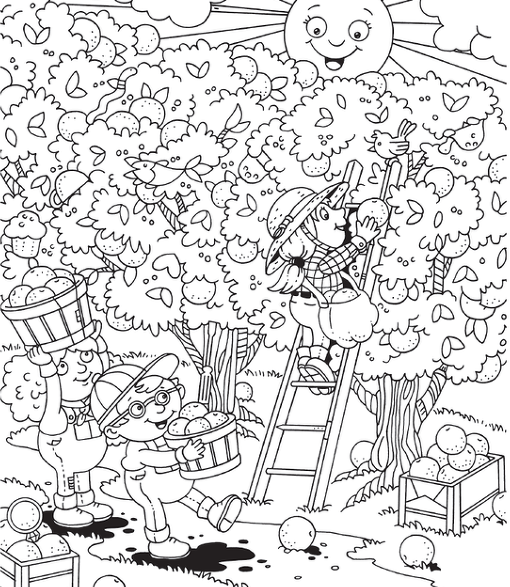
#> input picture template_matching_complete/test_0.png, 510 x 587 px
$ python HW_04_01_template_matching_translation.py
#> lines starting #> are read from the running program, lines starting #| are printed output that depends on the picture
import os
import cv2
import numpy as np
from matplotlib import pyplot as plt

# Set the working directory to be the current one
os.chdir(os.path.dirname(os.path.abspath(__file__)))

# Load a reference image as grayscale
img_reference = cv2.imread('test_0.png', 0)
#> img_reference: shape (587, 510); min 0, max 255, mean 218.9

# Load a template image as grayscale
img_template = cv2.imread('fish.png', 0)
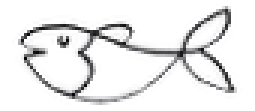
#> input picture template_matching_complete/fish.png, 85 x 37 px (shown 3 times larger)
#> img_template: shape (37, 85); min 0, max 255, mean 233.7
w, h = img_template.shape[::-1]
#> w = 85; h = 37

# All the 6 methods for comparison in a list
methods = ['cv2.TM_SQDIFF', 'cv2.TM_SQDIFF_NORMED', 'cv2.TM_CCORR',  'cv2.TM_CCORR_NORMED', 'cv2.TM_CCOEFF', 'cv2.TM_CCOEFF_NORMED']

for idx, meth in enumerate(methods, start=1):
    # Apply template matching
    method = eval(meth)
    img_matching_scores = cv2.matchTemplate(img_reference, img_template, method)
    min_val, max_val, min_loc, max_loc = cv2.minMaxLoc(img_matching_scores)

    # If the method is TM_SQDIFF or TM_SQDIFF_NORMED, take minimum
    if method in [cv2.TM_SQDIFF, cv2.TM_SQDIFF_NORMED]:
        top_left = min_loc
    else:
        top_left = max_loc
    bottom_right = (top_left[0] + w, top_left[1] + h)

    # Draw a bounding box
    img_found = cv2.cvtColor(img_reference, cv2.COLOR_GRAY2BGR)
    cv2.rectangle(img_found, top_left, bottom_right, [0, 0, 255], 2)

    plt.subplot(2, len(methods), idx),  plt.imshow(img_matching_scores, cmap = 'gray')
    plt.title(meth), plt.xticks([]), plt.yticks([])
    plt.subplot(2, len(methods), len(methods)+idx),  plt.imshow(cv2.cvtColor(img_found, cv2.COLOR_BGR2RGB))
    plt.title('Detected Point'), plt.xticks([]), plt.yticks([])
#> this loop made 6 passes
#> (min_val, max_val, min_loc, top_left, bottom_right) on passes 3 to 6: (93803832, 181606512, (164, 535), (425, 0), (510, 37)), (0.755, 0.967, (163, 535), (324, 548), (409, 585)), (-2398132.8, 7398197.5, (50, 529), (124, 152), (209, 189)), (-0.168, 0.618, (49, 529), (124, 152), (209, 189))
#> (min_val, max_val, max_loc, top_left, bottom_right) on passes 1 to 2: (12384416, 78192936, (163, 535), (124, 152), (209, 189)), (0.0674, 0.629, (163, 535), (324, 548), (409, 585))
#> pass 1, `img_matching_scores = cv2.matchTemplate(img_reference, img_template, m..`:
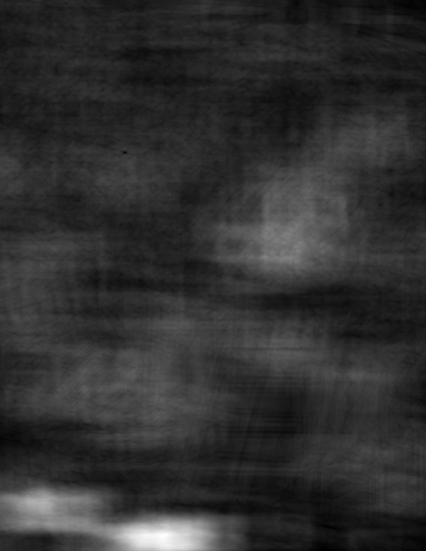
#> img_matching_scores: shape (551, 426) float32; min 12384416, max 78192936, mean 24855888; drawn with min black and max white
#> pass 2, `img_matching_scores = cv2.matchTemplate(img_reference, img_template, m..`:
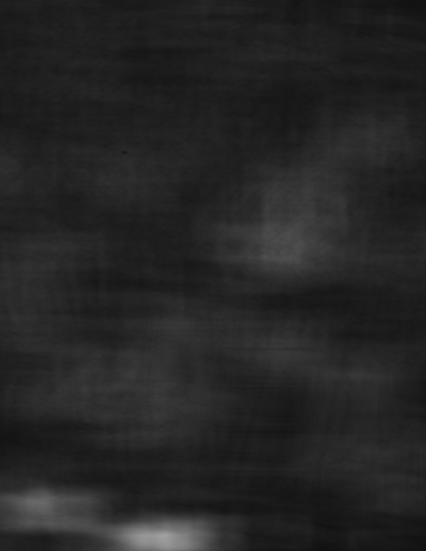
#> img_matching_scores: shape (551, 426) float32; min 0.0674, max 0.629, mean 0.147
#> pass 3, `img_matching_scores = cv2.matchTemplate(img_reference, img_template, m..`:
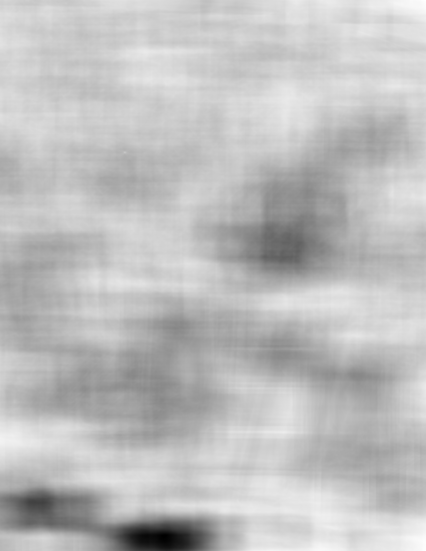
#> img_matching_scores: shape (551, 426) float32; min 93803832, max 181606512, mean 159321440; drawn with min black and max white
#> after the loop:
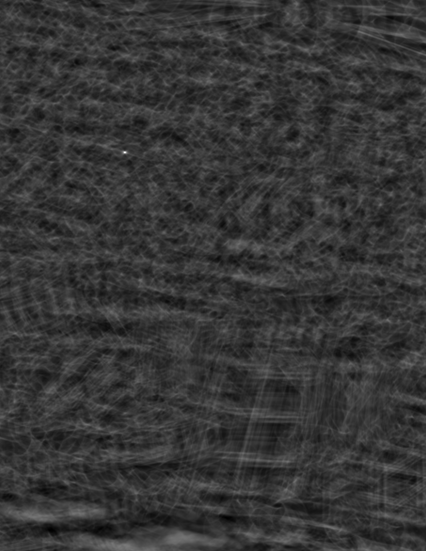
#> img_matching_scores: shape (551, 426) float32; min -0.168, max 0.618, mean 0.00034; drawn with min black and max white

plt.suptitle('Template Matching')
plt.show()
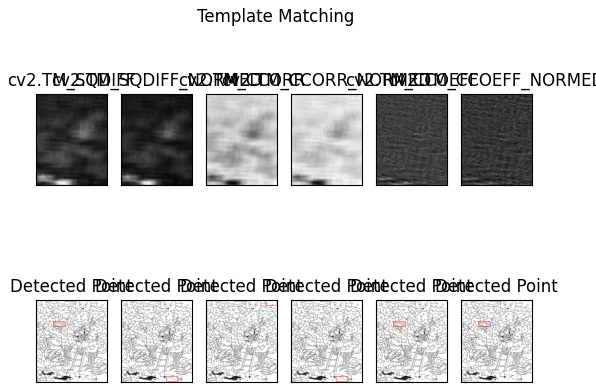
#> figure drawn by matplotlib, 12 panels
